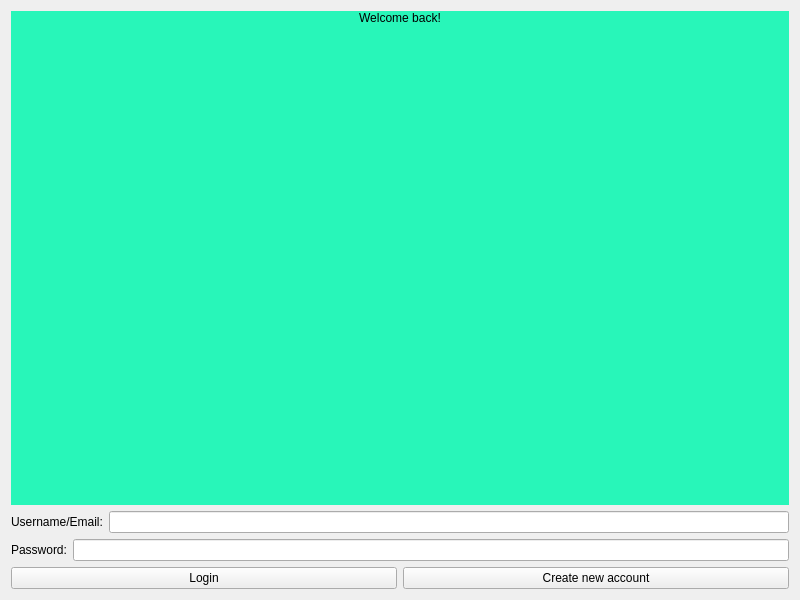
<?xml version="1.0" encoding="UTF-8"?>
<ui version="4.0">
 <class>LoginWND</class>
 <widget class="QWidget" name="LoginWND">
  <property name="geometry">
   <rect>
    <x>0</x>
    <y>0</y>
    <width>800</width>
    <height>600</height>
   </rect>
  </property>
  <property name="windowTitle">
   <string>Login page</string>
  </property>
  <layout class="QVBoxLayout" name="verticalLayout_2">
   <item>
    <widget class="QLabel" name="label">
     <property name="styleSheet">
      <string notr="true">font: 48pt &quot;Noto Sans&quot;;
background-color: rgb(40, 246, 185);
color: rgb(0, 0, 0)</string>
     </property>
     <property name="text">
      <string>Welcome back!</string>
     </property>
     <property name="alignment">
      <set>Qt::AlignmentFlag::AlignHCenter|Qt::AlignmentFlag::AlignTop</set>
     </property>
    </widget>
   </item>
   <item>
    <layout class="QHBoxLayout" name="horizontalLayout">
     <item>
      <widget class="QLabel" name="label_2">
       <property name="text">
        <string>Username/Email:</string>
       </property>
      </widget>
     </item>
     <item>
      <widget class="QLineEdit" name="lineEdit"/>
     </item>
    </layout>
   </item>
   <item>
    <layout class="QHBoxLayout" name="horizontalLayout_2">
     <item>
      <widget class="QLabel" name="label_3">
       <property name="text">
        <string>Password:</string>
       </property>
      </widget>
     </item>
     <item>
      <widget class="QLineEdit" name="lineEdit_2">
       <property name="echoMode">
        <enum>QLineEdit::EchoMode::Password</enum>
       </property>
      </widget>
     </item>
    </layout>
   </item>
   <item>
    <layout class="QHBoxLayout" name="horizontalLayout_3">
     <item>
      <widget class="QPushButton" name="pushButton">
       <property name="text">
        <string>Login</string>
       </property>
      </widget>
     </item>
     <item>
      <widget class="QPushButton" name="pushButton_2">
       <property name="text">
        <string>Create new account</string>
       </property>
      </widget>
     </item>
    </layout>
   </item>
  </layout>
 </widget>
 <resources/>
 <connections/>
</ui>
